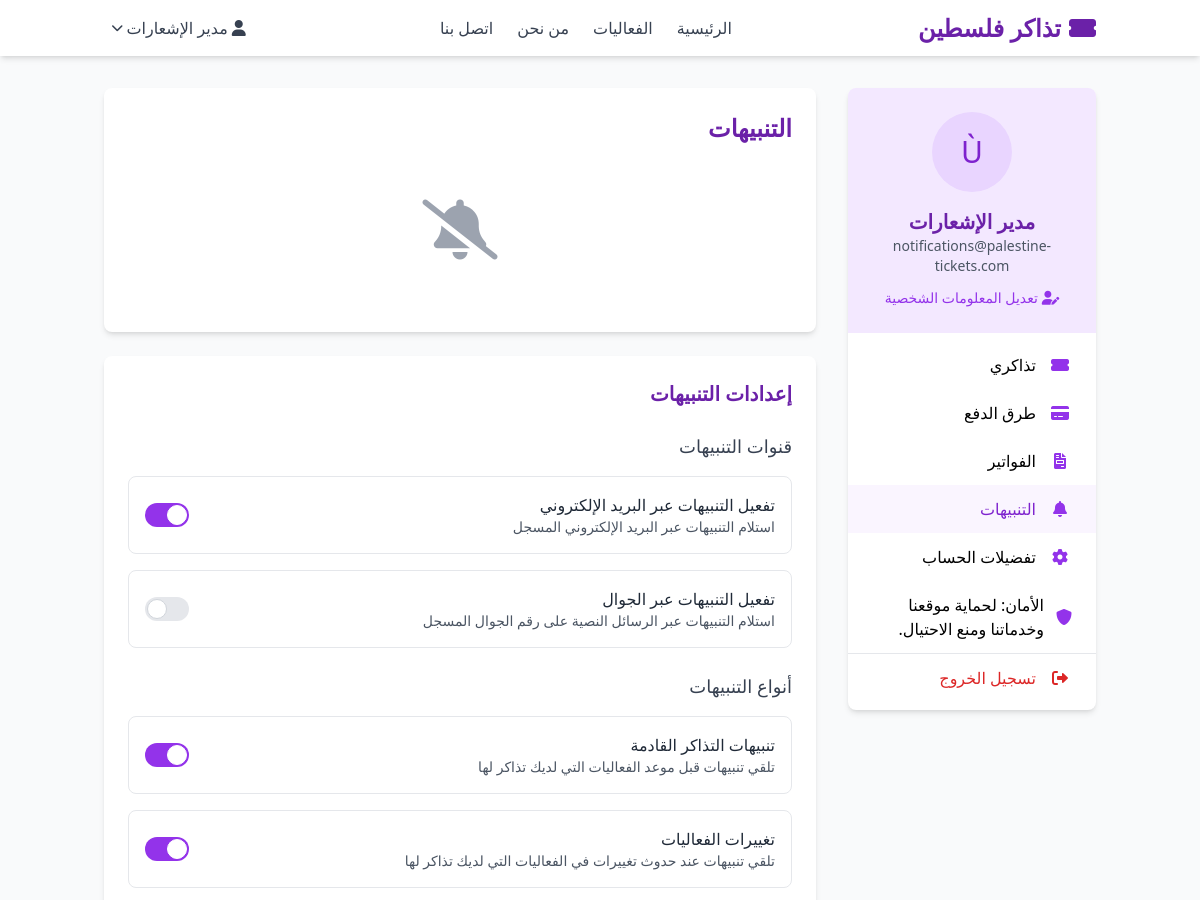
The app's page /notifications.php (signed in, upper part), older data.
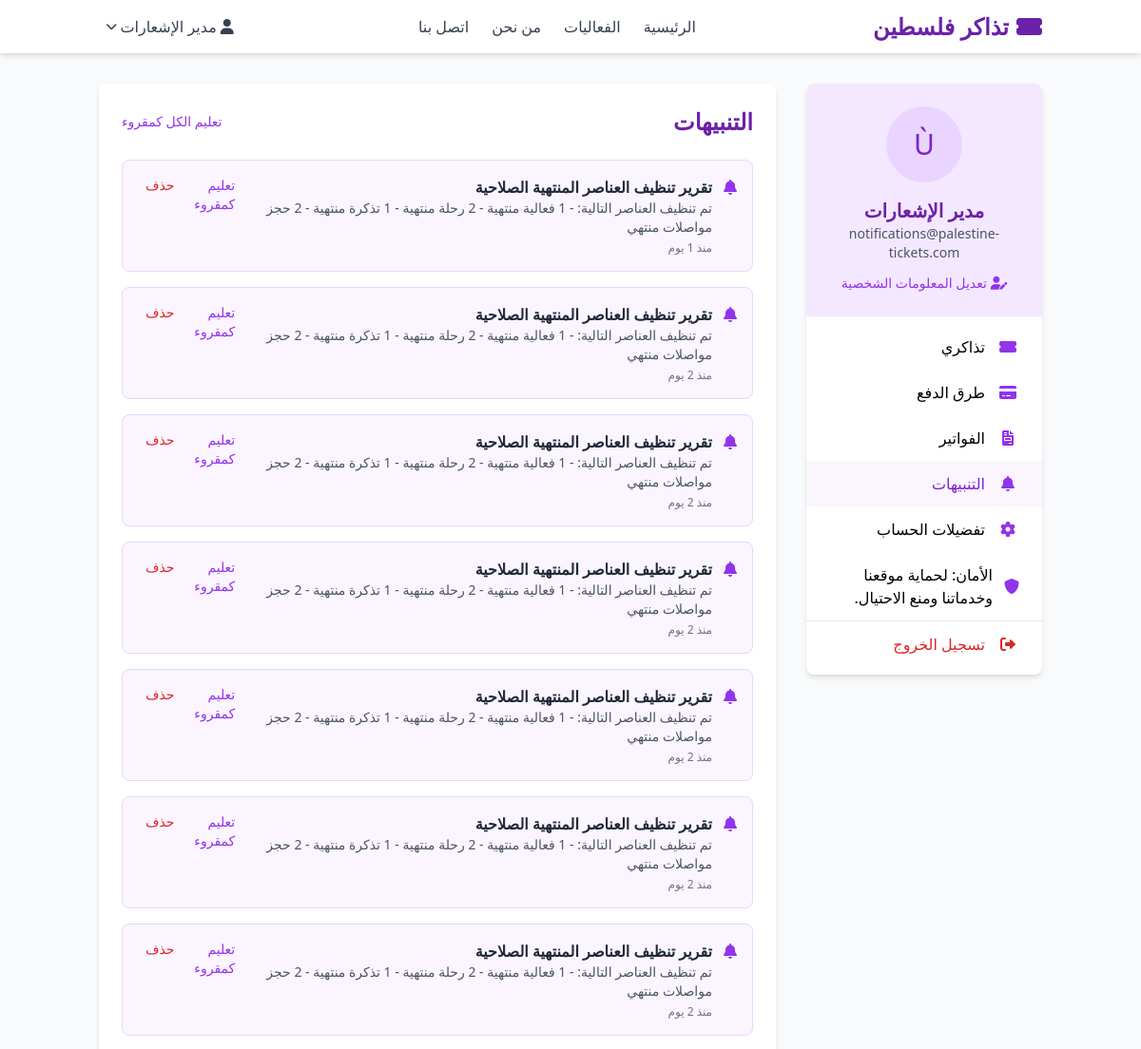
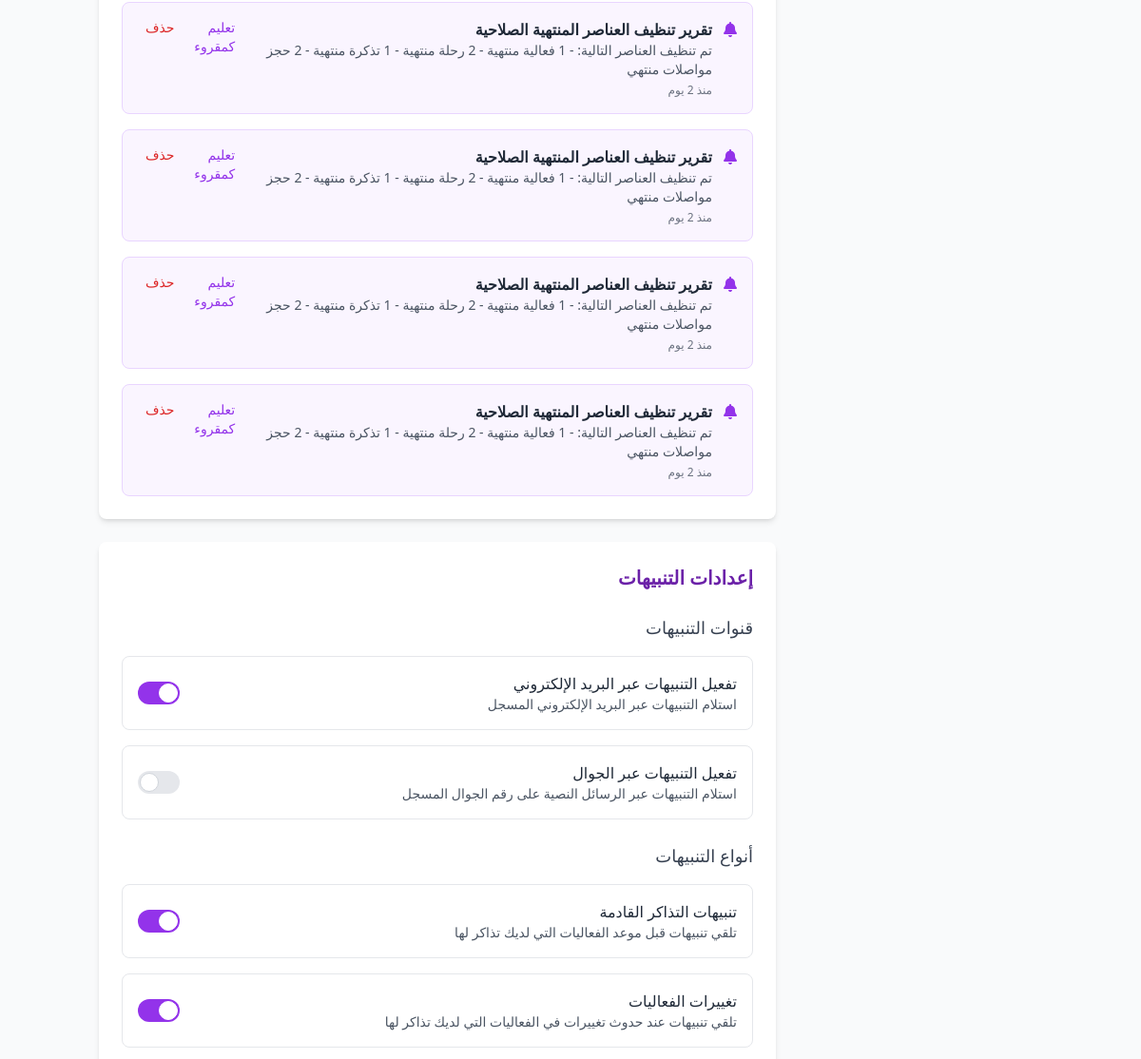
The same page, newer data (2 pictures, top to bottom).
### tables this page shows
CREATE TABLE `notifications` (
  `id` int(11) NOT NULL,
  `user_id` int(11) NOT NULL,
  `title` varchar(255) NOT NULL,
  `message` text NOT NULL,
  `link` varchar(255) DEFAULT NULL,
  `type` enum('ticket','event','system') DEFAULT 'system',
  `is_read` tinyint(1) DEFAULT 0,
  `created_at` timestamp NOT NULL DEFAULT current_timestamp()
);

### includes/init.php (called while the page is built, shortened)
<?php
require_once __DIR__ . '/../config/database.php';
if (isset($_GET['lang'])) {
    $selected_lang = $_GET['lang'];
    $_SESSION['lang'] = $selected_lang;
} elseif (isset($_SESSION['lang'])) {
    $selected_lang = $_SESSION['lang'];
} else {
    $selected_lang = defined('APP_LANG') ? APP_LANG : 'ar';
}
require_once __DIR__ . '/icons.php';
if (file_exists(__DIR__ . '/notification_functions.php')) {
    require_once __DIR__ . '/notification_functions.php';
}

### includes/icons.php (called while the page is built, shortened)
<?php
$icons = [
    'ar' => [
        'my_tickets' => 'fa-ticket-alt',
        'payment_methods' => 'fa-credit-card',
        'invoices' => 'fa-file-invoice',
        'notifications' => 'fa-bell',
        'account_preferences' => 'fa-cog',
        'security' => 'fa-shield-alt',
        'logout' => 'fa-sign-out-alt',
        'edit_profile' => 'fa-user-edit',
        'user' => 'fa-user',
        'globe' => 'fa-globe'
    ],
    'en' => [
        'my_tickets' => 'fa-tags',
        'payment_methods' => 'fa-money-bill-wave',
        'invoices' => 'fa-receipt',
        'notifications' => 'fa-envelope',
        'account_preferences' => 'fa-sliders-h',
        'security' => 'fa-lock',
        'logout' => 'fa-power-off',
        'edit_profile' => 'fa-pen',
        'user' => 'fa-user-circle',
        'globe' => 'fa-language'
    ],
    'he' => [
        'my_tickets' => 'fa-bookmark',
        'payment_methods' => 'fa-wallet',
        'invoices' => 'fa-file-alt',
        'notifications' => 'fa-comment',
        'account_preferences' => 'fa-tools',
        'security' => 'fa-user-shield',
        'logout' => 'fa-door-open',
        'edit_profile' => 'fa-id-card',
        'user' => 'fa-user-tie',
        'globe' => 'fa-globe-asia'
    ]
];
function get_icon($icon_name, $lang = null) {
    global $icons, $selected_lang;
    if ($lang === null) {
        $lang = $selected_lang;
    }
    if (isset($icons[$lang]) && isset($icons[$lang][$icon_name])) {
        return $icons[$lang][$icon_name];
    }
    return 'fa-question-circle';
}

### config/database.php (called while the page is built, shortened)
<?php
class Database {
    private $host = DB_HOST;
    private $user = DB_USER;
    private $pass = DB_PASS;
    private $dbname = DB_NAME;
    private $dbh;
    private $stmt;
    public function __construct() {
        $dsn = 'mysql:host=' . $this->host . ';dbname=' . $this->dbname . ';charset=utf8mb4';
        $options = array(
            PDO::ATTR_PERSISTENT => true,
            PDO::ATTR_ERRMODE => PDO::ERRMODE_EXCEPTION,
            PDO::ATTR_DEFAULT_FETCH_MODE => PDO::FETCH_ASSOC,
            PDO::ATTR_EMULATE_PREPARES => false
        );
        try {
            $this->dbh = new PDO($dsn, $this->user, $this->pass, $options);
        } catch(PDOException $e) {
            $this->error = $e->getMessage();
            error_log('Database Connection Error: ' . $this->error);
            echo 'Database Connection Error: ' . $this->error;
        }
    }
    public function query($sql) {
        $this->stmt = $this->dbh->prepare($sql);
    }
    public function bind($param, $value, $type = null) {
        if(is_null($type)) {
            switch(true) {
                case is_int($value):
                    $type = PDO::PARAM_INT;
                    break;
            }
        }
        $this->stmt->bindValue($param, $value, $type);
    }
    public function execute() {
        try {
            return $this->stmt->execute();
        } catch(PDOException $e) {
            $this->error = $e->getMessage();
            error_log('Query Execution Error: ' . $this->error);
            return false;
        }
    }
    public function resultSet() {
        $this->execute();
        return $this->stmt->fetchAll();
    }
}
?>

### includes/notification_functions.php (called while the page is built, shortened)
<?php
require_once __DIR__ . '/../config/database.php';
function get_user_notifications($user_id, $unread_only = false, $limit = 20) {
    $db = new Database();
    try {
        $sql = "SELECT * FROM notifications WHERE user_id = :user_id";
        $sql .= " ORDER BY created_at DESC";
        if ($limit) {
            $sql .= " LIMIT :limit";
        }
        $db->query($sql);
        $db->bind(':user_id', $user_id);
        if ($limit) {
            $db->bind(':limit', $limit);
        }
        return $db->resultSet();
    } catch (Exception $e) {
        error_log("Error getting user notifications: " . $e->getMessage());
        return [];
    }
}
?>

### notifications.php (the view, shortened to what the changed rows need)
<?php
function timeAgo($datetime) {
    $time = strtotime($datetime);
    $now = time();
    $diff = $now - $time;
    if ($diff < 60) {
        return 'منذ لحظات';
    } elseif ($diff < 3600) {
        $mins = floor($diff / 60);
        return 'منذ ' . $mins . ' دقيقة';
    } elseif ($diff < 86400) {
        $hours = floor($diff / 3600);
        return 'منذ ' . $hours . ' ساعة';
    } elseif ($diff < 604800) {
        $days = floor($diff / 86400);
        return 'منذ ' . $days . ' يوم';
    } else {
        return date('d/m/Y', $time);
    }
}
require_once 'includes/init.php';
require_once 'includes/icons.php';
require_once 'includes/notification_functions.php';
$user_id = $_SESSION['user_id'];
$notifications = get_user_notifications($user_id, false, 50);
?>
<!DOCTYPE html>
<html lang="<?php echo $selected_lang; ?>" dir="<?php echo ($selected_lang == 'en') ? 'ltr' : 'rtl'; ?>">
<head>
    <script src="https://cdn.tailwindcss.com"></script>
    <link rel="stylesheet" href="https://cdnjs.cloudflare.com/ajax/libs/font-awesome/6.0.0/css/all.min.css">
</head>
<body class="bg-gray-50 min-h-screen flex flex-col">
    <main class="flex-1">
<div class="container mx-auto px-4 py-8">
    <div class="flex flex-col md:flex-row">
        <div class="w-full md:w-3/4 md:pr-8">
            <div class="bg-white rounded-lg shadow-md p-6 mb-6">
                <div class="flex justify-between items-center mb-6">
                    <h1 class="text-2xl font-bold text-purple-800"><?php echo $lang['notifications'] ?? 'التنبيهات'; ?></h1>
                    <?php if(!empty($notifications)): ?>
                    <a href="?mark_all_read=1" class="text-sm text-purple-600 hover:text-purple-800">
                        <?php echo $lang['mark_all_read'] ?? 'تعليم الكل كمقروء'; ?>
                    </a>
                    <?php endif; ?>
                </div>
                <?php if(empty($notifications)): ?>
                <div class="text-center py-8">
                    <div class="text-gray-400 mb-4">
                        <i class="fas fa-bell-slash text-6xl"></i>
                    </div>
                </div>
                <?php else: ?>
                <div class="space-y-4">
                    <?php foreach($notifications as $notification): ?>
                    <div class="border rounded-lg p-4 <?php echo $notification['is_read'] ? 'bg-white' : 'bg-purple-50 border-purple-200'; ?>">
                        <div class="flex justify-between">
                            <div class="flex items-start">
                                <div class="<?php echo $notification['is_read'] ? 'text-gray-500' : 'text-purple-600'; ?> ml-3">
                                    <?php if($notification['type'] == 'ticket'): ?>
                                    <i class="fas fa-ticket-alt"></i>
                                    <?php elseif($notification['type'] == 'event'): ?>
                                    <i class="fas fa-calendar-alt"></i>
                                    <?php else: ?>
                                    <i class="fas fa-bell"></i>
                                    <?php endif; ?>
                                </div>
                                <div>
                                    <h3 class="font-semibold text-gray-800"><?php echo $notification['title']; ?></h3>
                                    <p class="text-gray-600 text-sm"><?php echo $notification['message']; ?></p>
                                    <p class="text-gray-500 text-xs mt-1"><?php echo timeAgo($notification['created_at']); ?></p>
                                </div>
                            </div>
                            <div class="flex space-x-2">
                                <?php if(!$notification['is_read']): ?>
                                <a href="?mark_read=<?php echo $notification['id']; ?>" class="text-sm text-purple-600 hover:text-purple-800">
                                    <?php echo $lang['mark_read'] ?? 'تعليم كمقروء'; ?>
                                </a>
                                <?php endif; ?>
                                <a href="?delete=<?php echo $notification['id']; ?>" class="text-sm text-red-600 hover:text-red-800 mr-3" onclick="return confirm('<?php echo $lang['confirm_delete_notification'] ?? 'هل أنت متأكد من رغبتك في حذف هذا التنبيه؟'; ?>')">
                                    <?php echo $lang['delete'] ?? 'حذف'; ?>
                                </a>
                            </div>
                        </div>
                    </div>
                    <?php endforeach; ?>
                </div>
                <?php endif; ?>
            </div>
            <div class="bg-white rounded-lg shadow-md p-6">
                <h2 class="text-xl font-semibold text-purple-800 mb-6"><?php echo $lang['notification_settings'] ?? 'إعدادات التنبيهات'; ?></h2>
            </div>
        </div>
    </div>
</div>
    </main>
</body>
</html>

Row changes from the older to the newer data that the page shows:
added notifications: type "system" (drawn), title "تقرير تنظيف العناصر المنتهية الصلاحية", message "تم تنظيف العناصر التالية: - 1 فعالية منتهية - 2 رحلة منتهية - 1 تذكرة منتهية - 2 حجز مواصلات منتهي", created_at "منذ 1 يوم"
added notifications: type "system" (drawn), title "تقرير تنظيف العناصر المنتهية الصلاحية", message "تم تنظيف العناصر التالية: - 1 فعالية منتهية - 2 رحلة منتهية - 1 تذكرة منتهية - 2 حجز مواصلات منتهي", created_at "منذ 2 يوم"
added notifications: type "system" (drawn), title "تقرير تنظيف العناصر المنتهية الصلاحية", message "تم تنظيف العناصر التالية: - 1 فعالية منتهية - 2 رحلة منتهية - 1 تذكرة منتهية - 2 حجز مواصلات منتهي", created_at "منذ 2 يوم"
added notifications: type "system" (drawn), title "تقرير تنظيف العناصر المنتهية الصلاحية", message "تم تنظيف العناصر التالية: - 1 فعالية منتهية - 2 رحلة منتهية - 1 تذكرة منتهية - 2 حجز مواصلات منتهي", created_at "منذ 2 يوم"
added notifications: type "system" (drawn), title "تقرير تنظيف العناصر المنتهية الصلاحية", message "تم تنظيف العناصر التالية: - 1 فعالية منتهية - 2 رحلة منتهية - 1 تذكرة منتهية - 2 حجز مواصلات منتهي", created_at "منذ 2 يوم"
added notifications: type "system" (drawn), title "تقرير تنظيف العناصر المنتهية الصلاحية", message "تم تنظيف العناصر التالية: - 1 فعالية منتهية - 2 رحلة منتهية - 1 تذكرة منتهية - 2 حجز مواصلات منتهي", created_at "منذ 2 يوم"
added notifications: type "system" (drawn), title "تقرير تنظيف العناصر المنتهية الصلاحية", message "تم تنظيف العناصر التالية: - 1 فعالية منتهية - 2 رحلة منتهية - 1 تذكرة منتهية - 2 حجز مواصلات منتهي", created_at "منذ 2 يوم"
added notifications: type "system" (drawn), title "تقرير تنظيف العناصر المنتهية الصلاحية", message "تم تنظيف العناصر التالية: - 1 فعالية منتهية - 2 رحلة منتهية - 1 تذكرة منتهية - 2 حجز مواصلات منتهي", created_at "منذ 2 يوم"
added notifications: type "system" (drawn), title "تقرير تنظيف العناصر المنتهية الصلاحية", message "تم تنظيف العناصر التالية: - 1 فعالية منتهية - 2 رحلة منتهية - 1 تذكرة منتهية - 2 حجز مواصلات منتهي", created_at "منذ 2 يوم"
added notifications: type "system" (drawn), title "تقرير تنظيف العناصر المنتهية الصلاحية", message "تم تنظيف العناصر التالية: - 1 فعالية منتهية - 2 رحلة منتهية - 1 تذكرة منتهية - 2 حجز مواصلات منتهي", created_at "منذ 2 يوم"
added notifications: type "system" (drawn), title "تقرير تنظيف العناصر المنتهية الصلاحية", message "تم تنظيف العناصر التالية: - 1 فعالية منتهية - 2 رحلة منتهية - 1 تذكرة منتهية - 2 حجز مواصلات منتهي", created_at "منذ 2 يوم"
Text that changed along with them:
$lang['mark_all_read']: (not shown) → "تعليم الكل كمقروء"
